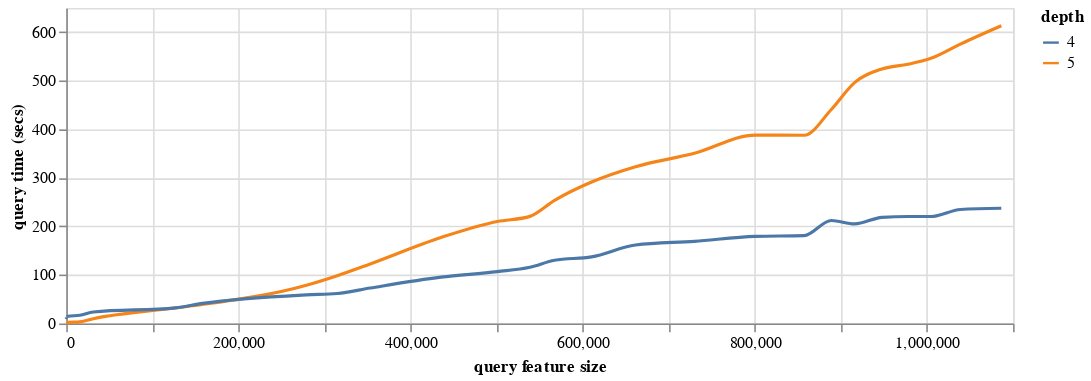

The code cell stored with this chart in its notebook:
### Code cell
alt.Chart(source.query('radius < 4')).mark_line(interpolate="monotone").encode(
    x=alt.X("features:Q").title('query feature size'), #.scale(type="log"),
    y=alt.Y("time:Q").title('query time (secs)'),
    color="depth:N"
).properties(
    width=600,
    height=200
)

### Figure 1 — Vega-Lite specification as saved in the notebook (floating-point values rounded to 4 significant figures)
{"config": {"view": {"continuousWidth": 300, "continuousHeight": 300}}, "data": {"name": "data-4a341c0534ece9c767ce5831e0378887"}, "mark": {"type": "line", "interpolate": "monotone"}, "encoding": {"color": {"field": "depth", "type": "nominal"}, "x": {"field": "features", "title": "query feature size", "type": "quantitative"}, "y": {"field": "time", "title": "query time (secs)", "type": "quantitative"}}, "height": 200, "width": 600, "$schema": "https://vega.github.io/schema/vega-lite/v5.17.0.json", "datasets": {"data-4a341c0534ece9c767ce5831e0378887": [{"radius": 0.005, "features": 9, "time": 0.42, "depth": 5}, {"radius": 0.008, "features": 29, "time": 0.43, "depth": 5}, {"radius": 0.01, "features": 119, "time": 0.45, "depth": 5}, {"radius": 0.03, "features": 1799, "time": 2.25, "depth": 5}, {"radius": 0.08, "features": 15699, "time": 3.41, "depth": 5}, {"radius": 0.1, "features": 31459, "time": 9.76, "depth": 5}, {"radius": 0.3, "features": 126783, "time": 31.98, "depth": 5}, {"radius": 0.4, "features": 158169, "time": 39.1, "depth": 5}, {"radius": 0.8, "features": 278941, "time": 78.79, "depth": 5}, {"radius": 1.0, "features": 314746, "time": 98.45, "depth": 5}, {"radius": 1.2, "features": 353157, "time": 122.7, "depth": 5}, {"radius": 1.5, "features": 435313, "time": 177.1, "depth": 5}, {"radius": 1.7, "features": 500709, "time": 210.0, "depth": 5}, {"radius": 1.8, "features": 538749, "time": 220.6, "depth": 5}, {"radius": 1.9, "features": 567288, "time": 253.5, "depth": 5}, {"radius": 2.0, "features": 610310, "time": 291.3, "depth": 5}, {"radius": 2.1, "features": 661312, "time": 322.8, "depth": 5}, {"radius": 2.2, "features": 729822, "time": 350.5, "depth": 5}, {"radius": 2.3, "features": 800599, "time": 388.1, "depth": 5}, {"radius": 2.4, "features": 857206, "time": 387.8, "depth": 5}, {"radius": 2.5, "features": 888812, "time": 440.8, "depth": 5}, {"radius": 2.6, "features": 915850, "time": 496.1, "depth": 5}, {"radius": 2.7, "features": 947773, "time": 524.3, "depth": 5}, {"radius": 2.8, "features": 977880, "time": 534.0, "depth": 5}, {"radius": 2.9, "features": 1004569, "time": 546.1, "depth": 5}, {"radius": 3.0, "features": 1038721, "time": 575.3, "depth": 5}, {"radius": 3.1, "features": 1086346, "time": 613.1, "depth": 5}, {"radius": 0.005, "features": 9, "time": 12.46, "depth": 4}, {"radius": 0.008, "features": 29, "time": 12.1, "depth": 4}, {"radius": 0.01, "features": 119, "time": 11.91, "depth": 4}, {"radius": 0.03, "features": 1799, "time": 14.91, "depth": 4}, {"radius": 0.08, "features": 15699, "time": 17.0, "depth": 4}, {"radius": 0.1, "features": 31459, "time": 23.68, "depth": 4}, {"radius": 0.3, "features": 126783, "time": 32.17, "depth": 4}, {"radius": 0.4, "features": 158169, "time": 41.37, "depth": 4}, {"radius": 0.8, "features": 278941, "time": 59.02, "depth": 4}, {"radius": 1.0, "features": 314746, "time": 61.72, "depth": 4}, {"radius": 1.2, "features": 353157, "time": 73.12, "depth": 4}, {"radius": 1.5, "features": 435313, "time": 95.41, "depth": 4}, {"radius": 1.7, "features": 500709, "time": 106.8, "depth": 4}, {"radius": 1.8, "features": 538749, "time": 115.8, "depth": 4}, {"radius": 1.9, "features": 567288, "time": 130.3, "depth": 4}, {"radius": 2.0, "features": 610310, "time": 137.3, "depth": 4}, {"radius": 2.1, "features": 661312, "time": 161.6, "depth": 4}, {"radius": 2.2, "features": 729822, "time": 169.3, "depth": 4}, {"radius": 2.3, "features": 800599, "time": 179.5, "depth": 4}, {"radius": 2.4, "features": 857206, "time": 180.9, "depth": 4}, {"radius": 2.5, "features": 888812, "time": 212.1, "depth": 4}, {"radius": 2.6, "features": 915850, "time": 205.0, "depth": 4}, {"radius": 2.7, "features": 947773, "time": 218.7, "depth": 4}, {"radius": 2.8, "features": 977880, "time": 220.3, "depth": 4}, {"radius": 2.9, "features": 1004569, "time": 220.3, "depth": 4}, {"radius": 3.0, "features": 1038721, "time": 234.9, "depth": 4}, {"radius": 3.1, "features": 1086346, "time": 237.4, "depth": 4}]}}
